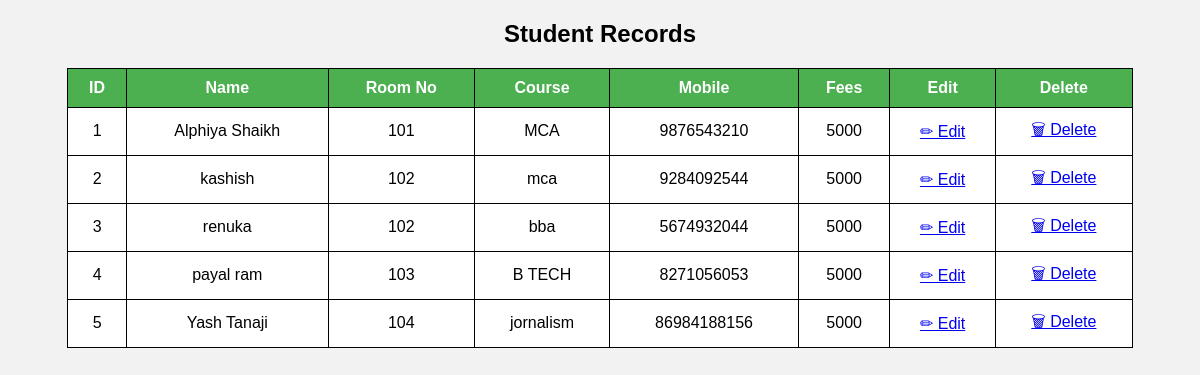
The app's page /student_records.php with its own data.
### tables this page shows
CREATE TABLE `student` (
  `id` int(11) NOT NULL,
  `name` varchar(100) NOT NULL,
  `room_no` int(11) NOT NULL,
  `course` varchar(100) NOT NULL,
  `mobile` varchar(15) NOT NULL,
  `fees` int(11) NOT NULL,
  `password` varchar(100) DEFAULT '12345'
);

### student_records.php (the view, shortened to what this page needs)
<?php
$conn = mysqli_connect("localhost","root","","hostel_management");
$result = mysqli_query($conn,"SELECT * FROM student");
?>
<!DOCTYPE html>
<html>
<head>
</head>
<body>
<h2>Student Records</h2>
<table>
<tr>
<th>ID</th>
<th>Name</th>
<th>Room No</th>
<th>Course</th>
<th>Mobile</th>
<th>Fees</th>
<th>Edit</th>
<th>Delete</th>
</tr>
<?php
while($row=mysqli_fetch_assoc($result))
{
?>
<tr>
<td><?php echo $row['id']; ?></td>
<td><?php echo $row['name']; ?></td>
<td><?php echo $row['room_no']; ?></td>
<td><?php echo $row['course']; ?></td>
<td><?php echo $row['mobile']; ?></td>
<td><?php echo $row['fees']; ?></td>
<td>
<a href="edit_student.php?id=<?php echo $row['id']; ?>">✏ Edit</a>
</td>
<td>
<a href="delete_student.php?id=<?php echo $row['id']; ?>" onclick="return confirm('Are you sure you want to delete this student?');">
🗑 Delete
</a>
</td>
</tr>
<?php
}
?>
</table>
</body>
</html>

### student_records.php (style rules this page uses)
body { font-family:Arial; background:#f2f2f2; }
h2 { text-align:center; }
table { width:90%; margin:auto; border-collapse:collapse; background:white; }
th,td { border:1px solid black; padding:10px; text-align:center; }
th { background:#4CAF50; color:white; }

### records on screen
student: id "1", name "Alphiya Shaikh", room_no "101", course "MCA", mobile "9876543210", fees "5000"
student: id "2", name "kashish", room_no "102", course "mca", mobile "9284092544", fees "5000"
student: id "3", name "renuka", room_no "102", course "bba", mobile "5674932044", fees "5000"
student: id "4", name "payal ram", room_no "103", course "B TECH", mobile "8271056053", fees "5000"
student: id "5", name "Yash Tanaji", room_no "104", course "jornalism", mobile "86984188156", fees "5000"
